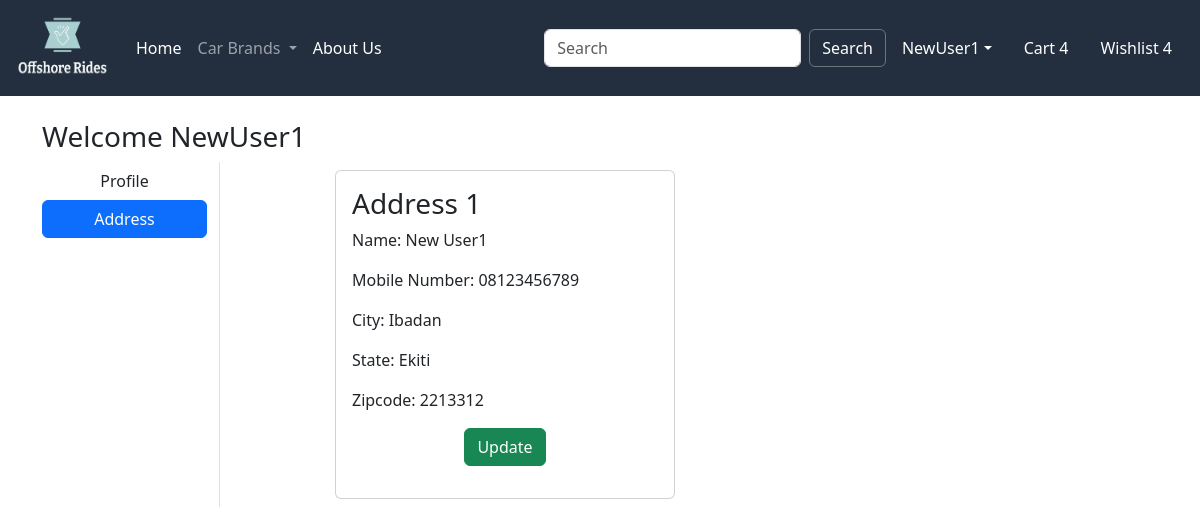
The app's page /address/ (signed in) with its own data.
### Offshore/models.py (models this page shows, shortened)
class Customer(models.Model):
    user = models.ForeignKey(User, on_delete=models.CASCADE)
    name = models.CharField(max_length=200)
    city = models.CharField(max_length=200)
    mobile = models.IntegerField(default=8)
    zipcode = models.IntegerField()
    state = models.CharField(choices=STATE_CHOICES, max_length=100)

### Offshore/views.py (the view)
# urls.py: path('address/', views.address, name='address'),
def address(request):
    add = Customer.objects.filter(user=request.user)
    return render(request, 'Offshore/address.html', locals())

### Offshore/templates/Offshore/address.html (shortened to what this page needs)
{% extends 'Offshore/base.html' %}
{% load static %}
{% block maincontent %}
    <div class="container my-4">
        <div class="row">
            <h3>Welcome <span class="text-capitalize">{{ request.user }}</span></h3>
            <div class="col-sm-2 border-end">
                <ul class="list-unstyled">
                    <li class="d-grid"><a href="{% url 'profile' %}" class="btn">Profile</a></li>
                    <li class="d-grid"><a href="{% url 'address' %}" class="btn btn-primary">Address</a></li>
                </ul>
            </div>
            <div class="col-sm-8 offset-sm-1">
                <div class="row">
                    {% for ad in add %}
                        <div class="col-sm-6">
                            <div class="card m-2">
                                <div class="card-body">
                                    <h3>Address {{ forloop.counter }}</h3>
                                    <p>Name: {{ ad.name }}</p>
                                    <p>Mobile Number: 0{{ ad.mobile }}</p>
                                    <p>City: {{ ad.city }}</p>
                                    <p>State: {{ ad.state }}</p>
                                    <p>Zipcode: {{ ad.zipcode }}</p>
                                    <p class="text-center"><a href="{% url 'updateAddress' pk=ad.id %}" type="button" class="btn btn-success">Update</a></p>
                                </div>
                            </div>
                        </div>
                    {% endfor %}
                </div>
            </div>
        </div>
    </div>
{% endblock maincontent %}

### Offshore/templates/Offshore/base.html (shortened to what this page needs)
<!DOCTYPE html>
{% load static %}
<html lang="en">
  <head>
    <link href="https://cdn.jsdelivr.net/npm/bootstrap@5.3.3/dist/css/bootstrap.min.css" rel="stylesheet">
    <link href="{% static 'Offshore/css/owl.carousel.min.css'%}" rel="stylesheet">
    <link href="{% static 'Offshore/css/all.min.css'%}" rel="stylesheet">
    <link href="{% static 'Offshore/css/style.css'%}" rel="stylesheet">
  </head>
  <body>
    <nav class="navbar navbar-expand-lg navbar-dark" style="background-color: #232f3e;">
      <div class="container-fluid">
        <a class="navbar-brand" href="#">
          <img src="{% static 'Offshore/images/logo_transparent.png'%}" width="100" height="70"/>
        </a>
        <div class="collapse navbar-collapse" id="navbarSupportedContent">
          <ul class="navbar-nav me-auto mb-2 mb-lg-0">
            {% if request.user.is_authenticated %}
            <li class="nav-item">
              <a class="nav-link active" aria-current="page" href="/">Home</a>
            </li>
            <li class="nav-item dropdown">
              <a class="nav-link dropdown-toggle" href="#" role="button" data-bs-toggle="dropdown" aria-expanded="false">
                Car Brands
              </a>
            </li>
            <li class="nav-item">
              <a class="nav-link text-white" href="{% url 'about' %}">About Us</a>
            </li>
          </ul>
          <form class="d-flex" role="search">
            <input class="form-control me-2" type="search" placeholder="Search" aria-label="Search">
            <button class="btn btn-outline-secondary" style="color:white;" type="submit">Search</button>
          </form>
        </div>
        <ul class="navbar-nav me-auto mb-2 mb-lg-0">
          <li class="nav-item dropdown mx-2">
            <a class="nav-link dropdown-toggle text-white" href="#" id="profileDropdown" role="button" data-bs-toggle="dropdown" aria-expanded="false">{{ user.username }}</a>
          </li>
          <li class="nav-item mx-2">
            <a href="#" class="nav-link text-white">Cart 4</a>
          </li>
          <li class="nav-item mx-2">
            <a href="#" class="nav-link text-white">Wishlist 4</a>
          </li>
          {% endif %}
        </ul>
      </div>
    </nav>
    {% block maincontent %}
    {% endblock maincontent %}
    <br>
    <br>
    <br><br>
  </body>
</html>

### records on screen
Customer: name "New User1", mobile "8123456789", city "Ibadan", state "Ekiti", zipcode "2213312"

### other values on screen
{{ user.username }} "NewUser1"
{{ request.user }} "NewUser1"
